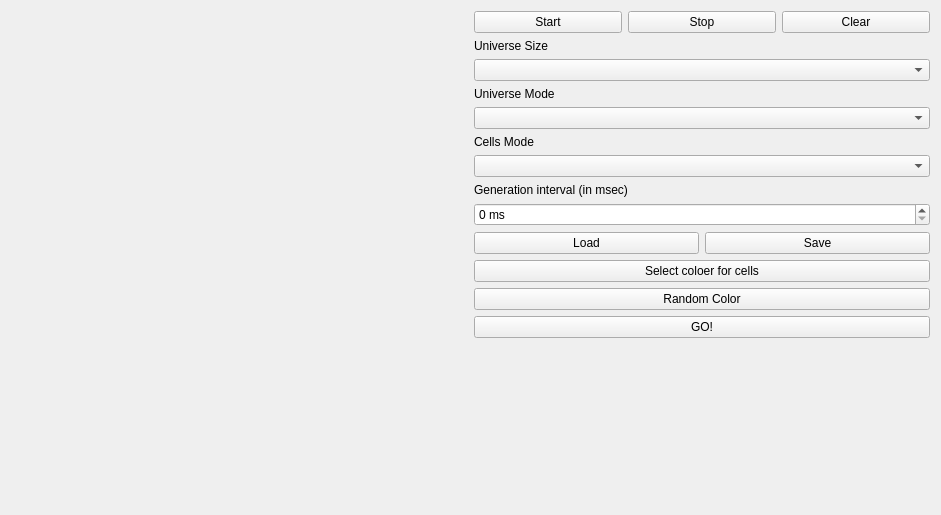
<?xml version="1.0" encoding="UTF-8"?>
<ui version="4.0">
 <class>MainWindow</class>
 <widget class="QMainWindow" name="MainWindow">
  <property name="geometry">
   <rect>
    <x>0</x>
    <y>0</y>
    <width>941</width>
    <height>515</height>
   </rect>
  </property>
  <property name="sizePolicy">
   <sizepolicy hsizetype="Preferred" vsizetype="Minimum">
    <horstretch>0</horstretch>
    <verstretch>0</verstretch>
   </sizepolicy>
  </property>
  <property name="windowTitle">
   <string>MainWindow</string>
  </property>
  <widget class="QWidget" name="centralWidget">
   <layout class="QHBoxLayout" name="horizontalLayout">
    <item>
     <widget class="GameWidget" name="gameWidget" native="true"/>
    </item>
    <item>
     <layout class="QGridLayout" name="gridLayout">
      <property name="sizeConstraint">
       <enum>QLayout::SetFixedSize</enum>
      </property>
      <item row="6" column="0" colspan="3">
       <widget class="QComboBox" name="comboBox_3"/>
      </item>
      <item row="0" column="1">
       <widget class="QPushButton" name="pushButton_2">
        <property name="text">
         <string>Stop</string>
        </property>
       </widget>
      </item>
      <item row="9" column="0" colspan="3">
       <layout class="QHBoxLayout" name="horizontalLayout_2">
        <item>
         <widget class="QPushButton" name="pushButton_4">
          <property name="text">
           <string>Load</string>
          </property>
         </widget>
        </item>
        <item>
         <widget class="QPushButton" name="pushButton_5">
          <property name="text">
           <string>Save</string>
          </property>
         </widget>
        </item>
       </layout>
      </item>
      <item row="5" column="0" colspan="3">
       <widget class="QLabel" name="label_3">
        <property name="text">
         <string>Cells Mode</string>
        </property>
       </widget>
      </item>
      <item row="7" column="0" colspan="3">
       <widget class="QLabel" name="label_4">
        <property name="text">
         <string>Generation interval (in msec)</string>
        </property>
       </widget>
      </item>
      <item row="0" column="2">
       <widget class="QPushButton" name="pushButton_3">
        <property name="text">
         <string>Clear</string>
        </property>
       </widget>
      </item>
      <item row="2" column="0" colspan="3">
       <widget class="QComboBox" name="comboBox"/>
      </item>
      <item row="11" column="0" colspan="3">
       <widget class="QPushButton" name="pushButton_7">
        <property name="text">
         <string>Random Color</string>
        </property>
       </widget>
      </item>
      <item row="12" column="0" colspan="3">
       <widget class="QPushButton" name="pushButton_8">
        <property name="sizePolicy">
         <sizepolicy hsizetype="Preferred" vsizetype="Fixed">
          <horstretch>0</horstretch>
          <verstretch>0</verstretch>
         </sizepolicy>
        </property>
        <property name="text">
         <string>GO!</string>
        </property>
       </widget>
      </item>
      <item row="0" column="0">
       <widget class="QPushButton" name="pushButton">
        <property name="text">
         <string>Start</string>
        </property>
       </widget>
      </item>
      <item row="8" column="0" colspan="3">
       <widget class="QSpinBox" name="spinBox">
        <property name="suffix">
         <string> ms</string>
        </property>
       </widget>
      </item>
      <item row="10" column="0" colspan="3">
       <widget class="QPushButton" name="pushButton_6">
        <property name="text">
         <string>Select coloer for cells</string>
        </property>
       </widget>
      </item>
      <item row="1" column="0" colspan="3">
       <widget class="QLabel" name="label">
        <property name="text">
         <string>Universe Size</string>
        </property>
       </widget>
      </item>
      <item row="3" column="0" colspan="3">
       <widget class="QLabel" name="label_2">
        <property name="text">
         <string>Universe Mode</string>
        </property>
       </widget>
      </item>
      <item row="4" column="0" colspan="3">
       <widget class="QComboBox" name="comboBox_2"/>
      </item>
      <item row="13" column="0">
       <spacer name="verticalSpacer">
        <property name="orientation">
         <enum>Qt::Vertical</enum>
        </property>
        <property name="sizeHint" stdset="0">
         <size>
          <width>20</width>
          <height>40</height>
         </size>
        </property>
       </spacer>
      </item>
     </layout>
    </item>
   </layout>
  </widget>
 </widget>
 <layoutdefault spacing="6" margin="11"/>
 <customwidgets>
  <customwidget>
   <class>GameWidget</class>
   <extends>QWidget</extends>
   <header>gamewidget.h</header>
   <container>1</container>
  </customwidget>
 </customwidgets>
 <resources/>
 <connections/>
</ui>
